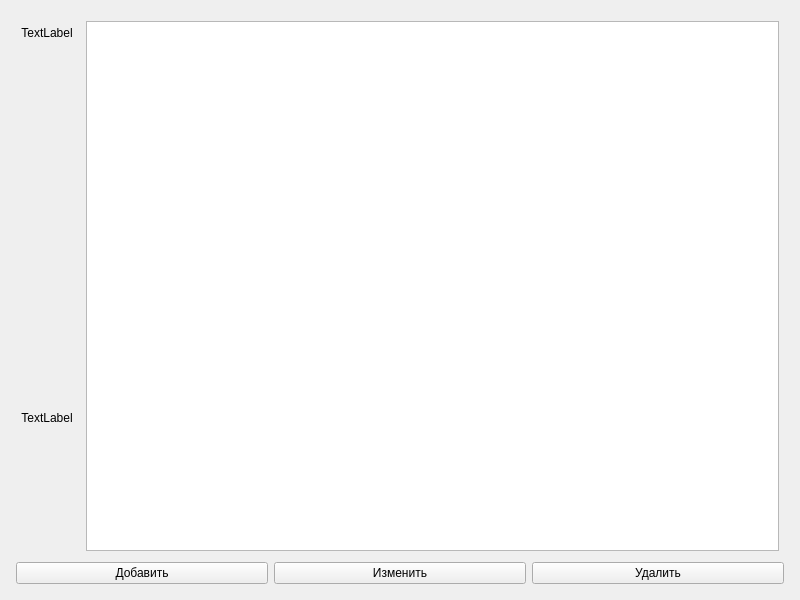
<?xml version="1.0" encoding="UTF-8"?>
<ui version="4.0">
 <class>Widget</class>
 <widget class="QWidget" name="Widget">
  <property name="geometry">
   <rect>
    <x>0</x>
    <y>0</y>
    <width>800</width>
    <height>600</height>
   </rect>
  </property>
  <property name="windowTitle">
   <string>Widget</string>
  </property>
  <layout class="QHBoxLayout" name="horizontalLayout_2">
   <item>
    <layout class="QVBoxLayout" name="verticalLayout">
     <property name="leftMargin">
      <number>5</number>
     </property>
     <property name="topMargin">
      <number>5</number>
     </property>
     <property name="rightMargin">
      <number>5</number>
     </property>
     <property name="bottomMargin">
      <number>5</number>
     </property>
     <item>
      <layout class="QHBoxLayout" name="horizontalLayout">
       <property name="leftMargin">
        <number>5</number>
       </property>
       <property name="topMargin">
        <number>5</number>
       </property>
       <property name="rightMargin">
        <number>5</number>
       </property>
       <property name="bottomMargin">
        <number>5</number>
       </property>
       <item>
        <layout class="QVBoxLayout" name="verticalLayout_2">
         <property name="leftMargin">
          <number>0</number>
         </property>
         <property name="topMargin">
          <number>5</number>
         </property>
         <property name="rightMargin">
          <number>7</number>
         </property>
         <property name="bottomMargin">
          <number>5</number>
         </property>
         <item>
          <widget class="QLabel" name="label_2">
           <property name="text">
            <string>TextLabel</string>
           </property>
           <property name="alignment">
            <set>Qt::AlignHCenter|Qt::AlignTop</set>
           </property>
          </widget>
         </item>
         <item>
          <widget class="QLabel" name="label">
           <property name="text">
            <string>TextLabel</string>
           </property>
           <property name="alignment">
            <set>Qt::AlignCenter</set>
           </property>
           <property name="wordWrap">
            <bool>false</bool>
           </property>
           <property name="margin">
            <number>5</number>
           </property>
          </widget>
         </item>
        </layout>
       </item>
       <item>
        <widget class="QTreeView" name="treeView"/>
       </item>
      </layout>
     </item>
     <item>
      <layout class="QHBoxLayout" name="horizontalLayout_3">
       <item>
        <widget class="QPushButton" name="addRow">
         <property name="text">
          <string>Добавить</string>
         </property>
        </widget>
       </item>
       <item>
        <widget class="QPushButton" name="modifi">
         <property name="text">
          <string>Изменить</string>
         </property>
        </widget>
       </item>
       <item>
        <widget class="QPushButton" name="delRow">
         <property name="text">
          <string>Удалить</string>
         </property>
        </widget>
       </item>
      </layout>
     </item>
    </layout>
   </item>
  </layout>
 </widget>
 <resources/>
 <connections/>
</ui>
